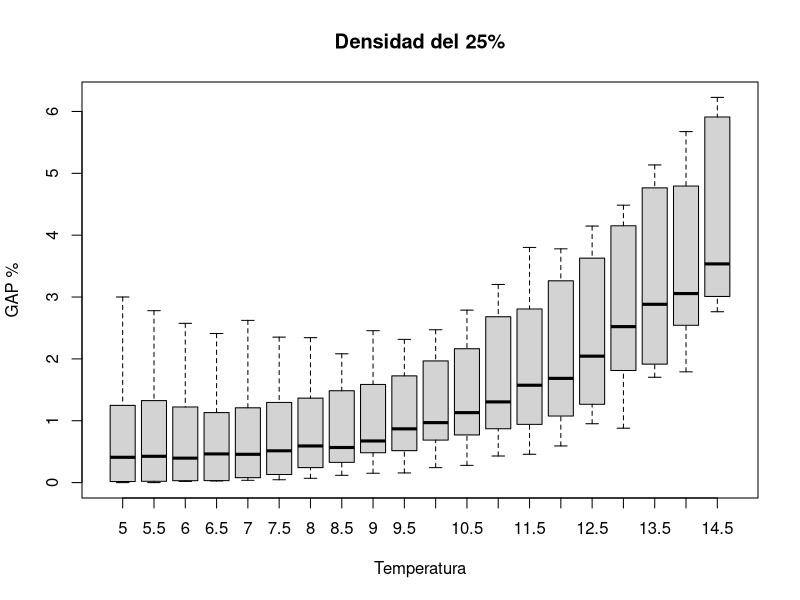
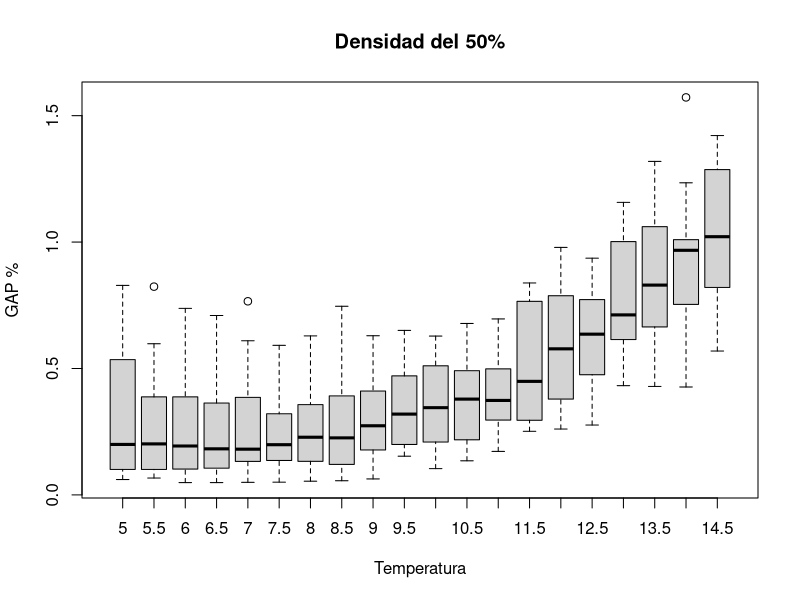
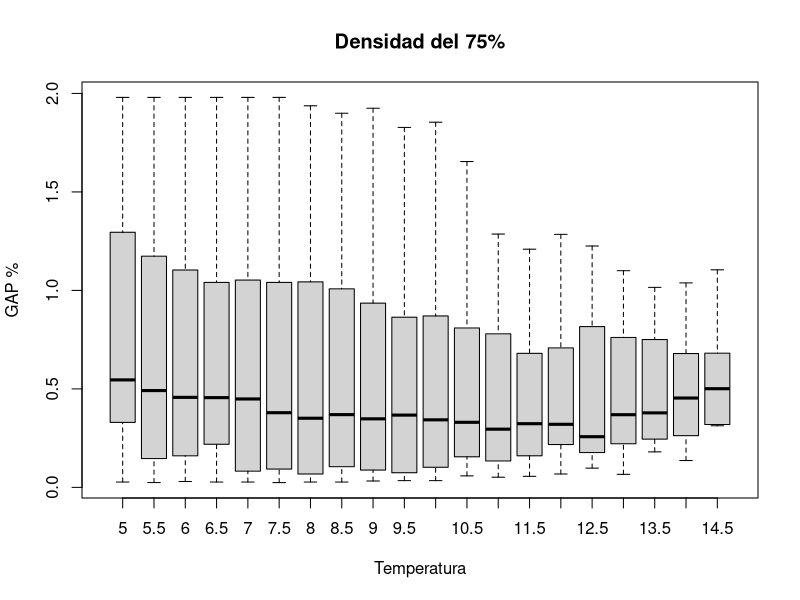
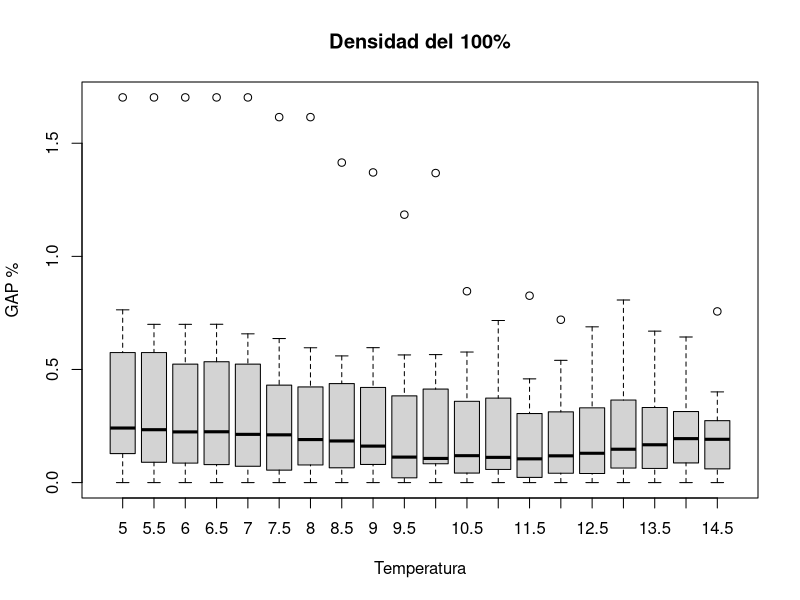

Generate these figures, in order, with R:
x=read.csv("datos-transfase.csv", head=FALSE)
print(x)
temp=c()
print(temp)
for(i in 10:29){
  temp=c(temp,rep(i/2,10))
}

####################################
gaps=c()
for(i in 3:22){
  aux=paste("V",i, sep="")
  y=x[aux]
  gaps=c(gaps,y[1:10,] )
}
pdf(file='diagcajas25.pdf', height=5, width=7, onefile=TRUE, family='Helvetica', paper='special', pointsize=12)
boxplot(gaps ~ temp, data = x , at=1:20, col = "lightgray",xlab="Temperatura", ylab="GAP %", main="Densidad del 25%")#, names=c("a","b", "c","d","e","f","g","h","i"))
dev.off()
####################################
gaps=c()
for(i in 3:22){
  aux=paste("V",i, sep="")
  y=x[aux]
  gaps=c(gaps,y[11:20,] )
}
pdf(file='diagcajas50.pdf', height=5, width=7, onefile=TRUE, family='Helvetica', paper='special', pointsize=12)
boxplot(gaps ~ temp, data = x , at=1:20, col = "lightgray",xlab="Temperatura", ylab="GAP %", main="Densidad del 50%")#, names=c("a","b", "c","d","e","f","g","h","i"))
dev.off()
####################################
gaps=c()
for(i in 3:22){
  aux=paste("V",i, sep="")
  y=x[aux]
  gaps=c(gaps,y[21:30,] )
}
pdf(file='diagcajas75.pdf', height=5, width=7, onefile=TRUE, family='Helvetica', paper='special', pointsize=12)
boxplot(gaps ~ temp, data = x , at=1:20, col = "lightgray",xlab="Temperatura", ylab="GAP %", main="Densidad del 75%")#, names=c("a","b", "c","d","e","f","g","h","i"))
dev.off()
####################################
gaps=c()
for(i in 3:22){
  aux=paste("V",i, sep="")
  y=x[aux]
  gaps=c(gaps,y[31:40,] )
}
pdf(file='diagcajas100.pdf', height=5, width=7, onefile=TRUE, family='Helvetica', paper='special', pointsize=12)
boxplot(gaps ~ temp, data = x , at=1:20, col = "lightgray",xlab="Temperatura", ylab="GAP %", main="Densidad del 100%")#, names=c("a","b", "c","d","e","f","g","h","i"))
dev.off()
